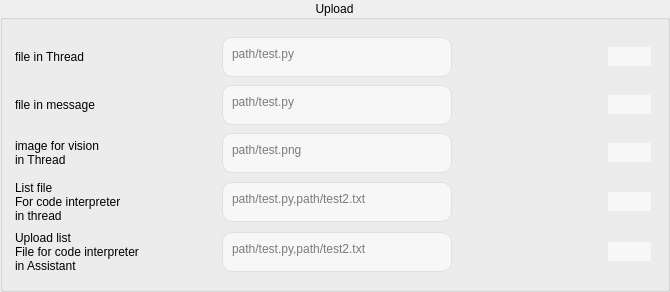
             <widget class="QGroupBox" name="groupBox_2">
              <property name="title">
               <string>Upload</string>
              </property>
              <property name="alignment">
               <set>Qt::AlignCenter</set>
              </property>
              <layout class="QGridLayout" name="gridLayout_14">
               <item row="0" column="0">
                <layout class="QGridLayout" name="gridLayout_13">
                 <property name="leftMargin">
                  <number>1</number>
                 </property>
                 <property name="topMargin">
                  <number>6</number>
                 </property>
                 <property name="rightMargin">
                  <number>5</number>
                 </property>
                 <property name="bottomMargin">
                  <number>5</number>
                 </property>
                 <property name="horizontalSpacing">
                  <number>78</number>
                 </property>
                 <property name="verticalSpacing">
                  <number>8</number>
                 </property>
                 <item row="4" column="0">
                  <widget class="QLabel" name="label_26">
                   <property name="minimumSize">
                    <size>
                     <width>129</width>
                     <height>0</height>
                    </size>
                   </property>
                   <property name="toolTip">
                    <string>maximum of 20 files</string>
                   </property>
                   <property name="text">
                    <string>Upload list 
File for code interpreter 
in Assistant</string>
                   </property>
                  </widget>
                 </item>
                 <item row="4" column="1" colspan="2">
                  <widget class="QTextEdit" name="textEdit_2">
                   <property name="sizePolicy">
                    <sizepolicy hsizetype="Fixed" vsizetype="Fixed">
                     <horstretch>0</horstretch>
                     <verstretch>0</verstretch>
                    </sizepolicy>
                   </property>
                   <property name="minimumSize">
                    <size>
                     <width>230</width>
                     <height>40</height>
                    </size>
                   </property>
                   <property name="maximumSize">
                    <size>
                     <width>230</width>
                     <height>40</height>
                    </size>
                   </property>
                   <property name="toolTip">
                    <string>maximum of 20 files</string>
                   </property>
                   <property name="styleSheet">
                    <string notr="true">            QTextEdit {
                border: 1px solid #E0E0E0;
                padding: 5px;
                border-radius: 10px;
                background-color: #F7F7F7;
                color: black;  /* Cor do texto alterada para preto */
            }</string>
                   </property>
                   <property name="placeholderText">
                    <string>path/test.py,path/test2.txt</string>
                   </property>
                  </widget>
                 </item>
                 <item row="4" column="3">
                  <widget class="QPushButton" name="pushButton_7">
                   <property name="styleSheet">
                    <string notr="true">            QPushButton {
                background-color: #F7F7F7;

                border-radius: 13px;  /* Borda arredondada (círculo) */
                color: black;  /* Cor do texto alterada para preto */
                font-size: 16px;  /* Ajuste do tamanho do ícone */
            }
</string>
                   </property>
                   <property name="text">
                    <string/>
                   </property>
                   <property name="icon">
                    <iconset resource="../Qss/icons/_icons.qrc">
                     <normaloff>:/material_design/icons/material_design/file_present.png</normaloff>:/material_design/icons/material_design/file_present.png</iconset>
                   </property>
                   <property name="iconSize">
                    <size>
                     <width>24</width>
                     <height>27</height>
                    </size>
                   </property>
                  </widget>
                 </item>
                 <item row="3" column="1">
                  <widget class="QTextEdit" name="Uploadlistfileforcodeinterpreterinthread">
                   <property name="sizePolicy">
                    <sizepolicy hsizetype="Fixed" vsizetype="Fixed">
                     <horstretch>0</horstretch>
                     <verstretch>0</verstretch>
                    </sizepolicy>
                   </property>
                   <property name="minimumSize">
                    <size>
                     <width>230</width>
                     <height>40</height>
                    </size>
                   </property>
                   <property name="maximumSize">
                    <size>
                     <width>230</width>
                     <height>40</height>
                    </size>
                   </property>
                   <property name="styleSheet">
                    <string notr="true">            QTextEdit {
                border: 1px solid #E0E0E0;
                padding: 5px;
                border-radius: 10px;
                background-color: #F7F7F7;
                color: black;  /* Cor do texto alterada para preto */
            }</string>
                   </property>
                   <property name="placeholderText">
                    <string>path/test.py,path/test2.txt</string>
                   </property>
                  </widget>
                 </item>
                 <item row="1" column="0">
                  <widget class="QLabel" name="label_12">
                   <property name="sizePolicy">
                    <sizepolicy hsizetype="Fixed" vsizetype="Preferred">
                     <horstretch>0</horstretch>
                     <verstretch>0</verstretch>
                    </sizepolicy>
                   </property>
                   <property name="minimumSize">
                    <size>
                     <width>114</width>
                     <height>0</height>
                    </size>
                   </property>
                   <property name="text">
                    <string>file in message</string>
                   </property>
                  </widget>
                 </item>
                 <item row="2" column="0">
                  <widget class="QLabel" name="label_14">
                   <property name="sizePolicy">
                    <sizepolicy hsizetype="Fixed" vsizetype="Preferred">
                     <horstretch>0</horstretch>
                     <verstretch>0</verstretch>
                    </sizepolicy>
                   </property>
                   <property name="minimumSize">
                    <size>
                     <width>114</width>
                     <height>0</height>
                    </size>
                   </property>
                   <property name="text">
                    <string>image for vision 
in Thread</string>
                   </property>
                  </widget>
                 </item>
                 <item row="2" column="1">
                  <widget class="QTextEdit" name="Upload1imageforvisioninThread">
                   <property name="sizePolicy">
                    <sizepolicy hsizetype="Fixed" vsizetype="Fixed">
                     <horstretch>0</horstretch>
                     <verstretch>0</verstretch>
                    </sizepolicy>
                   </property>
                   <property name="minimumSize">
                    <size>
                     <width>230</width>
                     <height>40</height>
                    </size>
                   </property>
                   <property name="maximumSize">
                    <size>
                     <width>230</width>
                     <height>40</height>
                    </size>
                   </property>
                   <property name="styleSheet">
                    <string notr="true">            QTextEdit {
                border: 1px solid #E0E0E0;
                padding: 5px;
                border-radius: 10px;
                background-color: #F7F7F7;
                color: black;  /* Cor do texto alterada para preto */
            }</string>
                   </property>
                   <property name="placeholderText">
                    <string>path/test.png</string>
                   </property>
                  </widget>
                 </item>
                 <item row="3" column="3">
                  <widget class="QPushButton" name="UploadlistfileforcodeinterpreterinthreadByUser">
                   <property name="sizePolicy">
                    <sizepolicy hsizetype="Fixed" vsizetype="Fixed">
                     <horstretch>0</horstretch>
                     <verstretch>0</verstretch>
                    </sizepolicy>
                   </property>
                   <property name="styleSheet">
                    <string notr="true">            QPushButton {
                background-color: #F7F7F7;

                border-radius: 13px;  /* Borda arredondada (círculo) */
                color: black;  /* Cor do texto alterada para preto */
                font-size: 16px;  /* Ajuste do tamanho do ícone */
            }
</string>
                   </property>
                   <property name="text">
                    <string/>
                   </property>
                   <property name="icon">
                    <iconset resource="../Qss/icons/_icons.qrc">
                     <normaloff>:/material_design/icons/material_design/upload_file.png</normaloff>:/material_design/icons/material_design/upload_file.png</iconset>
                   </property>
                   <property name="iconSize">
                    <size>
                     <width>24</width>
                     <height>27</height>
                    </size>
                   </property>
                  </widget>
                 </item>
                 <item row="0" column="0">
                  <widget class="QLabel" name="label_11">
                   <property name="sizePolicy">
                    <sizepolicy hsizetype="Expanding" vsizetype="Preferred">
                     <horstretch>0</horstretch>
                     <verstretch>0</verstretch>
                    </sizepolicy>
                   </property>
                   <property name="minimumSize">
                    <size>
                     <width>114</width>
                     <height>0</height>
                    </size>
                   </property>
                   <property name="text">
                    <string>file in Thread</string>
                   </property>
                  </widget>
                 </item>
                 <item row="1" column="1">
                  <widget class="QTextEdit" name="Upload1fileinmessage">
                   <property name="sizePolicy">
                    <sizepolicy hsizetype="Fixed" vsizetype="Fixed">
                     <horstretch>0</horstretch>
                     <verstretch>0</verstretch>
                    </sizepolicy>
                   </property>
                   <property name="minimumSize">
                    <size>
                     <width>230</width>
                     <height>40</height>
                    </size>
                   </property>
                   <property name="maximumSize">
                    <size>
                     <width>230</width>
                     <height>40</height>
                    </size>
                   </property>
                   <property name="styleSheet">
                    <string notr="true">            QTextEdit {
                border: 1px solid #E0E0E0;
                padding: 5px;
                border-radius: 10px;
                background-color: #F7F7F7;
                color: black;  /* Cor do texto alterada para preto */
            }</string>
                   </property>
                   <property name="placeholderText">
                    <string>path/test.py</string>
                   </property>
                  </widget>
                 </item>
                 <item row="3" column="0">
                  <widget class="QLabel" name="label_13">
                   <property name="sizePolicy">
                    <sizepolicy hsizetype="Fixed" vsizetype="Preferred">
                     <horstretch>0</horstretch>
                     <verstretch>0</verstretch>
                    </sizepolicy>
                   </property>
                   <property name="minimumSize">
                    <size>
                     <width>113</width>
                     <height>0</height>
                    </size>
                   </property>
                   <property name="text">
                    <string>List file
For code interpreter 
in thread</string>
                   </property>
                  </widget>
                 </item>
                 <item row="0" column="1">
                  <widget class="QTextEdit" name="Upload1fileinThread">
                   <property name="sizePolicy">
                    <sizepolicy hsizetype="Fixed" vsizetype="Fixed">
                     <horstretch>0</horstretch>
                     <verstretch>0</verstretch>
                    </sizepolicy>
                   </property>
                   <property name="minimumSize">
                    <size>
                     <width>230</width>
                     <height>40</height>
                    </size>
                   </property>
                   <property name="maximumSize">
                    <size>
                     <width>230</width>
                     <height>40</height>
                    </size>
                   </property>
                   <property name="styleSheet">
                    <string notr="true">            QTextEdit {
                border: 1px solid #E0E0E0;
                padding: 5px;
                border-radius: 10px;
                background-color: #F7F7F7;
                color: black;  /* Cor do texto alterada para preto */
            }</string>
                   </property>
                   <property name="placeholderText">
                    <string>path/test.py</string>
                   </property>
                  </widget>
                 </item>
                 <item row="1" column="3">
                  <widget class="QPushButton" name="Upload1fileinmessageByUser">
                   <property name="sizePolicy">
                    <sizepolicy hsizetype="Fixed" vsizetype="Fixed">
                     <horstretch>0</horstretch>
                     <verstretch>0</verstretch>
                    </sizepolicy>
                   </property>
                   <property name="styleSheet">
                    <string notr="true">            QPushButton {
                background-color: #F7F7F7;

                border-radius: 13px;  /* Borda arredondada (círculo) */
                color: black;  /* Cor do texto alterada para preto */
                font-size: 16px;  /* Ajuste do tamanho do ícone */
            }
</string>
                   </property>
                   <property name="text">
                    <string/>
                   </property>
                   <property name="icon">
                    <iconset resource="../Qss/icons/_icons.qrc">
                     <normaloff>:/material_design/icons/material_design/attach_file.png</normaloff>:/material_design/icons/material_design/attach_file.png</iconset>
                   </property>
                   <property name="iconSize">
                    <size>
                     <width>24</width>
                     <height>27</height>
                    </size>
                   </property>
                  </widget>
                 </item>
                 <item row="0" column="3">
                  <widget class="QPushButton" name="Upload1fileinThreadByUser">
                   <property name="sizePolicy">
                    <sizepolicy hsizetype="Fixed" vsizetype="Fixed">
                     <horstretch>0</horstretch>
                     <verstretch>0</verstretch>
                    </sizepolicy>
                   </property>
                   <property name="styleSheet">
                    <string notr="true">            QPushButton {
                background-color: #F7F7F7;

                border-radius: 13px;  /* Borda arredondada (círculo) */
                color: black;  /* Cor do texto alterada para preto */
                font-size: 16px;  /* Ajuste do tamanho do ícone */
            }
</string>
                   </property>
                   <property name="text">
                    <string/>
                   </property>
                   <property name="icon">
                    <iconset resource="../Qss/icons/_icons.qrc">
                     <normaloff>:/material_design/icons/material_design/attach_file.png</normaloff>:/material_design/icons/material_design/attach_file.png</iconset>
                   </property>
                   <property name="iconSize">
                    <size>
                     <width>24</width>
                     <height>27</height>
                    </size>
                   </property>
                  </widget>
                 </item>
                 <item row="2" column="3">
                  <widget class="QPushButton" name="Upload1imageforvisioninThreadByUser">
                   <property name="sizePolicy">
                    <sizepolicy hsizetype="Fixed" vsizetype="Fixed">
                     <horstretch>0</horstretch>
                     <verstretch>0</verstretch>
                    </sizepolicy>
                   </property>
                   <property name="styleSheet">
                    <string notr="true">            QPushButton {
                background-color: #F7F7F7;

                border-radius: 13px;  /* Borda arredondada (círculo) */
                color: black;  /* Cor do texto alterada para preto */
                font-size: 16px;  /* Ajuste do tamanho do ícone */
            }
</string>
                   </property>
                   <property name="text">
                    <string/>
                   </property>
                   <property name="icon">
                    <iconset resource="../Qss/icons/_icons.qrc">
                     <normaloff>:/material_design/icons/material_design/image_search.png</normaloff>:/material_design/icons/material_design/image_search.png</iconset>
                   </property>
                   <property name="iconSize">
                    <size>
                     <width>24</width>
                     <height>27</height>
                    </size>
                   </property>
                  </widget>
                 </item>
                </layout>
               </item>
              </layout>
             </widget>
